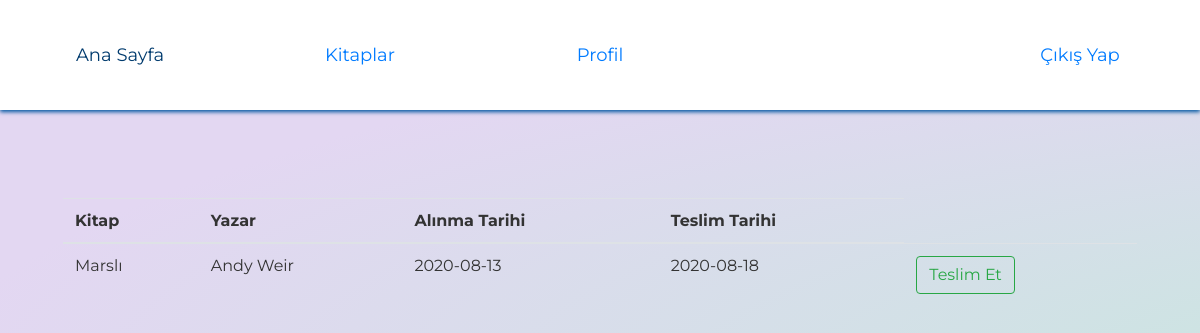
Before: /user_book (signed in) with the older database file.
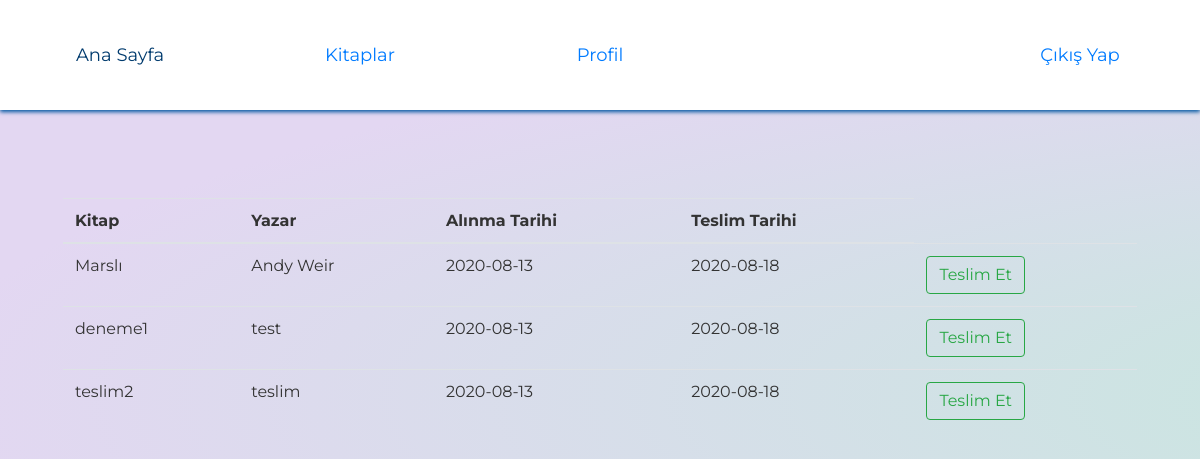
After: the same page with the newer database file.
### Models/borrow.py (models this page shows)
class Borrow(db.Model):
    id = db.Column(db.Integer, primary_key=True)
    user_id = db.Column(db.Integer)
    book_id = db.Column(db.Integer)
    start_date = db.Column(db.DateTime,default=datetime.utcnow)
    end_date = db.Column(db.DateTime)

### Models/book.py (models this page shows)
class Book(db.Model):
    id = db.Column(db.Integer, primary_key=True)
    title = db.Column(db.String(200))
    author = db.Column(db.String(200))
    type = db.Column(db.String(200))
    barcode = db.Column(db.Integer)
    status = db.Column(db.Boolean, default=True)

### Routes/routes.py (the view)
@routes.route("/user_book")
def user_book():
    orders = db.session.query(Borrow,Book).filter(Borrow.user_id == current_user.id).filter(Borrow.book_id== Book.id).all()
    print(orders)
    def convertdate(rdate):
        cdate=datetime.datetime.strptime(str(rdate).split(" ")[0], "%Y-%m-%d").date()
        return cdate
    return render_template("user_book.html",orders=orders,convertdate=convertdate)

### app.py (called while the page is built)
@login_manager.user_loader
def get(id):
    return User.query.get(id)

### templates/user_book.html (shortened to what this page needs)
<html>
<head>
    <link rel="stylesheet" href="https://maxcdn.bootstrapcdn.com/bootstrap/4.0.0/css/bootstrap.min.css">
    <link rel="stylesheet" type="text/css" href="../static/css/home.css" />
    <link rel="stylesheet" type="text/css" href="../static/css/search.css" />
</head>
<body>
    <div>
        <section class='header'>
            <header>
                <ul class='menu'>
                    <li class="anasayfa">
                        <a href='/home'>Ana Sayfa</a>
                    </li>
                    <li>
                        <a href='/user_book'>Kitaplar</a>
                    </li>
                    <li>
                        <a href='#'>Profil</a>
                    </li>
                    <li>
                        <a href='#'></a>
                    </li>
                    <li class="logout">
                        <a href='/logout'>Çıkış Yap</a>
                    </li>
                </ul>
            </header>
        </section>
        <div style="margin-top: 150px;" class="container">
            <table class="table">
                <thead>
                    <tr>
                        <th scope="col">Kitap</th>
                        <th scope="col">Yazar</th>
                        <th scope="col">Alınma Tarihi</th>
                        <th scope="col">Teslim Tarihi</th>
                    </tr>
                </thead>
                <tbody>
                    {%for borrow,book in orders %}
                    <tr>
                        <td>{{book.title}}</td>
                        <td>{{book.author}}</td>
                        <td>{{convertdate(borrow.start_date)}}</td>
                        <td>{{convertdate(borrow.end_date)}}</td>
                        <td><a href="/delivery_book/{{book.id}}" class="btn btn-outline-success">Teslim Et</a></td>
                    </tr>
                    {% endfor %}
                </tbody>
            </table>
        </div>
    </div>
</body>
</html>

Changed rows visible on the page:
added Borrow: title "deneme1", author "test", start_date "2020-08-13", end_date "2020-08-18"
added Borrow: title "teslim2", author "teslim", start_date "2020-08-13", end_date "2020-08-18"
